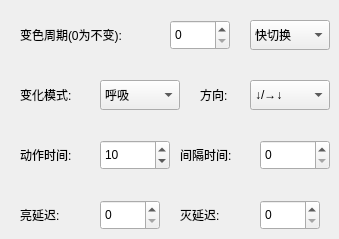
     <widget class="QWidget" name="tab_3">
      <attribute name="title">
       <string>全局</string>
      </attribute>
      <widget class="QLabel" name="label_51">
       <property name="geometry">
        <rect>
         <x>20</x>
         <y>80</y>
         <width>100</width>
         <height>30</height>
        </rect>
       </property>
       <property name="focusPolicy">
        <enum>Qt::NoFocus</enum>
       </property>
       <property name="text">
        <string>变化模式:</string>
       </property>
      </widget>
      <widget class="QLabel" name="label_52">
       <property name="geometry">
        <rect>
         <x>20</x>
         <y>20</y>
         <width>150</width>
         <height>30</height>
        </rect>
       </property>
       <property name="focusPolicy">
        <enum>Qt::NoFocus</enum>
       </property>
       <property name="text">
        <string>变色周期(0为不变):</string>
       </property>
      </widget>
      <widget class="QComboBox" name="cBox_wave_light">
       <property name="geometry">
        <rect>
         <x>100</x>
         <y>80</y>
         <width>80</width>
         <height>30</height>
        </rect>
       </property>
       <property name="focusPolicy">
        <enum>Qt::NoFocus</enum>
       </property>
       <item>
        <property name="text">
         <string>呼吸</string>
        </property>
       </item>
       <item>
        <property name="text">
         <string>波动</string>
        </property>
       </item>
       <item>
        <property name="text">
         <string>流水灯</string>
        </property>
       </item>
       <item>
        <property name="text">
         <string>涡旋</string>
        </property>
       </item>
       <item>
        <property name="text">
         <string>自定义</string>
        </property>
       </item>
       <item>
        <property name="text">
         <string>循环1</string>
        </property>
       </item>
       <item>
        <property name="text">
         <string>循环2</string>
        </property>
       </item>
       <item>
        <property name="text">
         <string>随机</string>
        </property>
       </item>
      </widget>
      <widget class="QSpinBox" name="sBox_color_t1wave">
       <property name="geometry">
        <rect>
         <x>100</x>
         <y>200</y>
         <width>60</width>
         <height>30</height>
        </rect>
       </property>
       <property name="focusPolicy">
        <enum>Qt::ClickFocus</enum>
       </property>
       <property name="minimum">
        <number>0</number>
       </property>
       <property name="maximum">
        <number>30</number>
       </property>
       <property name="value">
        <number>0</number>
       </property>
      </widget>
      <widget class="QSpinBox" name="sBox_color_t2wave">
       <property name="geometry">
        <rect>
         <x>260</x>
         <y>200</y>
         <width>60</width>
         <height>30</height>
        </rect>
       </property>
       <property name="focusPolicy">
        <enum>Qt::ClickFocus</enum>
       </property>
       <property name="minimum">
        <number>0</number>
       </property>
       <property name="maximum">
        <number>30</number>
       </property>
       <property name="value">
        <number>0</number>
       </property>
      </widget>
      <widget class="QSpinBox" name="sBox_color_d1wave">
       <property name="geometry">
        <rect>
         <x>100</x>
         <y>140</y>
         <width>70</width>
         <height>30</height>
        </rect>
       </property>
       <property name="focusPolicy">
        <enum>Qt::ClickFocus</enum>
       </property>
       <property name="minimum">
        <number>0</number>
       </property>
       <property name="maximum">
        <number>10000</number>
       </property>
       <property name="value">
        <number>10</number>
       </property>
      </widget>
      <widget class="QSpinBox" name="sBox_color_d2wave">
       <property name="geometry">
        <rect>
         <x>260</x>
         <y>140</y>
         <width>70</width>
         <height>30</height>
        </rect>
       </property>
       <property name="focusPolicy">
        <enum>Qt::ClickFocus</enum>
       </property>
       <property name="minimum">
        <number>0</number>
       </property>
       <property name="maximum">
        <number>65000</number>
       </property>
       <property name="value">
        <number>0</number>
       </property>
      </widget>
      <widget class="QLabel" name="label_56">
       <property name="geometry">
        <rect>
         <x>20</x>
         <y>140</y>
         <width>80</width>
         <height>30</height>
        </rect>
       </property>
       <property name="focusPolicy">
        <enum>Qt::NoFocus</enum>
       </property>
       <property name="text">
        <string>动作时间:</string>
       </property>
      </widget>
      <widget class="QLabel" name="label_57">
       <property name="geometry">
        <rect>
         <x>20</x>
         <y>200</y>
         <width>80</width>
         <height>30</height>
        </rect>
       </property>
       <property name="focusPolicy">
        <enum>Qt::NoFocus</enum>
       </property>
       <property name="text">
        <string>亮延迟:</string>
       </property>
      </widget>
      <widget class="QLabel" name="label_58">
       <property name="geometry">
        <rect>
         <x>180</x>
         <y>200</y>
         <width>80</width>
         <height>30</height>
        </rect>
       </property>
       <property name="focusPolicy">
        <enum>Qt::NoFocus</enum>
       </property>
       <property name="text">
        <string>灭延迟:</string>
       </property>
      </widget>
      <widget class="QLabel" name="label_59">
       <property name="geometry">
        <rect>
         <x>180</x>
         <y>140</y>
         <width>80</width>
         <height>30</height>
        </rect>
       </property>
       <property name="focusPolicy">
        <enum>Qt::NoFocus</enum>
       </property>
       <property name="text">
        <string>间隔时间:</string>
       </property>
      </widget>
      <widget class="QLabel" name="label_60">
       <property name="geometry">
        <rect>
         <x>200</x>
         <y>80</y>
         <width>60</width>
         <height>30</height>
        </rect>
       </property>
       <property name="focusPolicy">
        <enum>Qt::NoFocus</enum>
       </property>
       <property name="text">
        <string>方向:</string>
       </property>
      </widget>
      <widget class="QComboBox" name="cBox_dir_light">
       <property name="geometry">
        <rect>
         <x>250</x>
         <y>80</y>
         <width>80</width>
         <height>30</height>
        </rect>
       </property>
       <property name="focusPolicy">
        <enum>Qt::NoFocus</enum>
       </property>
       <item>
        <property name="text">
         <string>↓/→↓</string>
        </property>
       </item>
       <item>
        <property name="text">
         <string>↘/↓→</string>
        </property>
       </item>
       <item>
        <property name="text">
         <string>→/↑→</string>
        </property>
       </item>
       <item>
        <property name="text">
         <string>↗/→↑</string>
        </property>
       </item>
       <item>
        <property name="text">
         <string>↑/←↑</string>
        </property>
       </item>
       <item>
        <property name="text">
         <string>↖/↑←</string>
        </property>
       </item>
       <item>
        <property name="text">
         <string>←/↓←</string>
        </property>
       </item>
       <item>
        <property name="text">
         <string>↙/←↓</string>
        </property>
       </item>
      </widget>
      <widget class="QSpinBox" name="sBox_colorful_light">
       <property name="geometry">
        <rect>
         <x>170</x>
         <y>20</y>
         <width>60</width>
         <height>30</height>
        </rect>
       </property>
       <property name="focusPolicy">
        <enum>Qt::ClickFocus</enum>
       </property>
       <property name="minimum">
        <number>0</number>
       </property>
       <property name="maximum">
        <number>255</number>
       </property>
       <property name="value">
        <number>0</number>
       </property>
      </widget>
      <widget class="QComboBox" name="cBox_mono_light">
       <property name="geometry">
        <rect>
         <x>250</x>
         <y>20</y>
         <width>80</width>
         <height>30</height>
        </rect>
       </property>
       <property name="focusPolicy">
        <enum>Qt::NoFocus</enum>
       </property>
       <item>
        <property name="text">
         <string>快切换</string>
        </property>
       </item>
       <item>
        <property name="text">
         <string>缓切换</string>
        </property>
       </item>
       <item>
        <property name="text">
         <string>迟切换</string>
        </property>
       </item>
       <item>
        <property name="text">
         <string>不切换</string>
        </property>
       </item>
      </widget>
     </widget>
